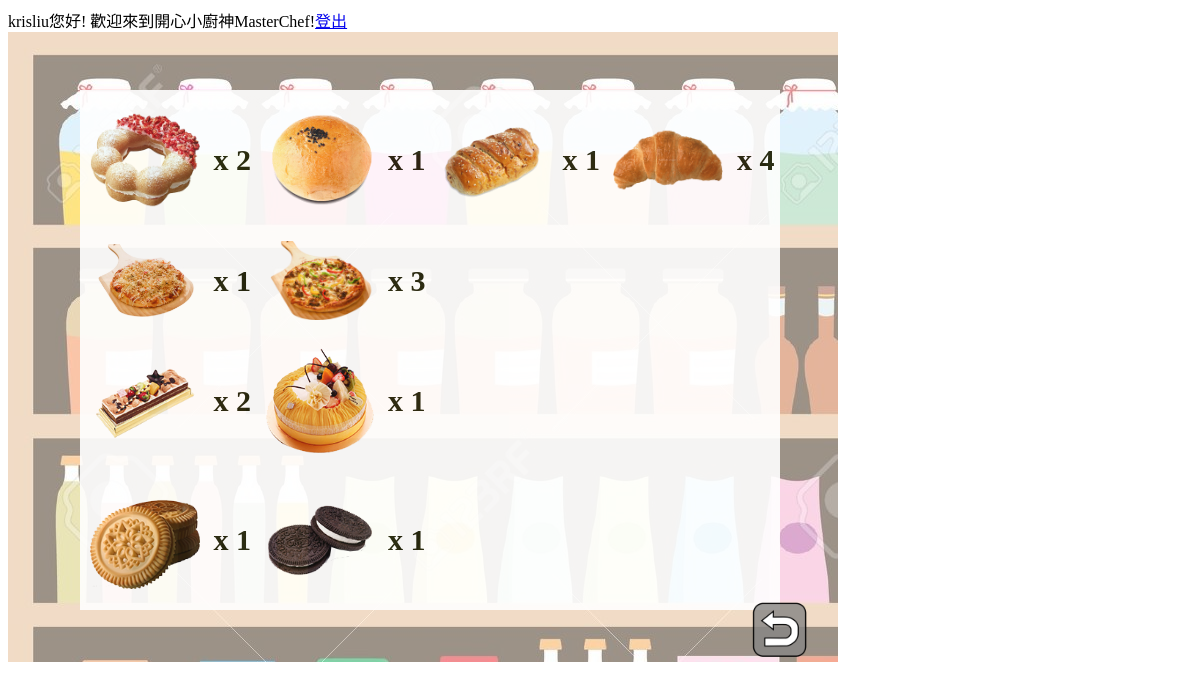
The app's page /masterchef/equipment.php (signed in), older data.
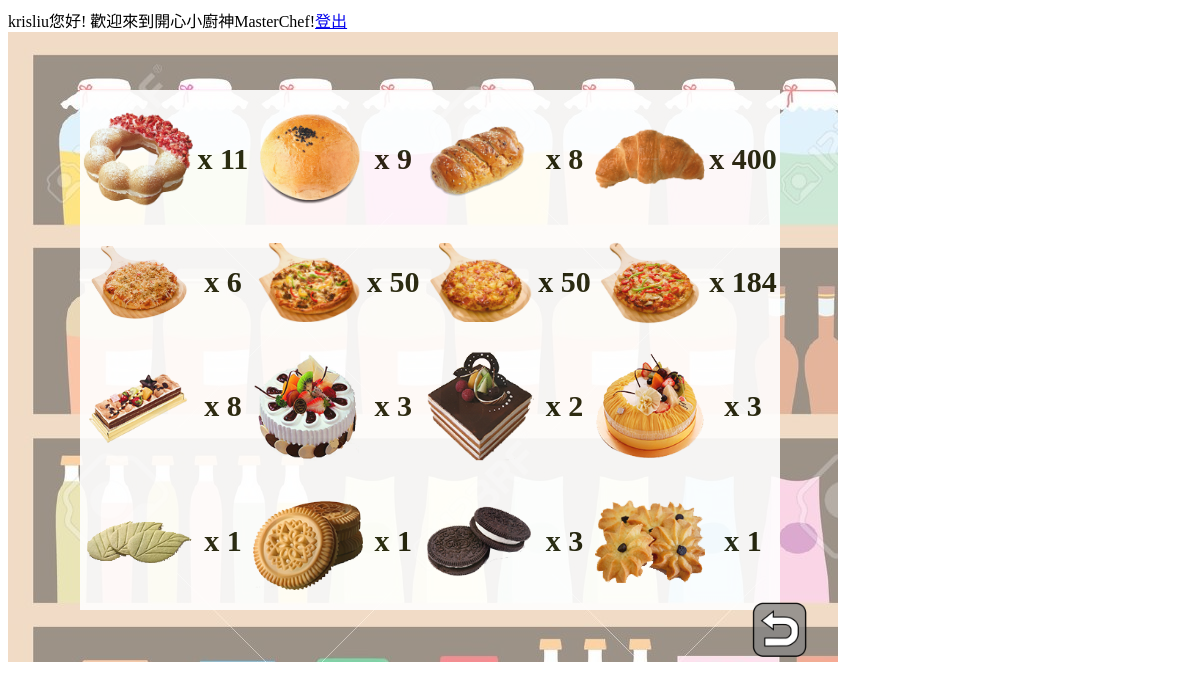
The same page, newer data.
### tables this page shows
CREATE TABLE IF NOT EXISTS `breadoven` (
  `uid` int(11) NOT NULL,
  `user` varchar(11) NOT NULL,
  `name` varchar(20) NOT NULL,
  `amount` int(11) NOT NULL,
  `exp` int(11) NOT NULL,
  `time` int(11) NOT NULL,
  `cash` int(11) NOT NULL,
  `sold` int(11) NOT NULL,
  `status` int(11) NOT NULL
);

CREATE TABLE IF NOT EXISTS `pizzaoven` (
  `uid` int(11) NOT NULL,
  `user` varchar(11) NOT NULL,
  `name` varchar(20) NOT NULL,
  `amount` int(11) NOT NULL,
  `exp` int(11) NOT NULL,
  `time` int(11) NOT NULL,
  `cash` int(11) NOT NULL,
  `sold` int(11) NOT NULL,
  `status` int(11) NOT NULL
);

CREATE TABLE IF NOT EXISTS `cakeoven` (
  `uid` int(11) NOT NULL,
  `user` varchar(11) NOT NULL,
  `name` varchar(20) NOT NULL,
  `amount` int(11) NOT NULL,
  `exp` int(11) NOT NULL,
  `time` int(11) NOT NULL,
  `cash` int(11) NOT NULL,
  `sold` int(11) NOT NULL,
  `status` int(11) NOT NULL
);

CREATE TABLE IF NOT EXISTS `cookieoven` (
  `uid` int(11) NOT NULL,
  `user` varchar(11) NOT NULL,
  `name` varchar(20) NOT NULL,
  `amount` int(11) NOT NULL,
  `exp` int(11) NOT NULL,
  `time` int(11) NOT NULL,
  `cash` int(11) NOT NULL,
  `sold` int(11) NOT NULL,
  `status` int(11) NOT NULL
);

### masterchef/equipment.php (the view, shortened to what this page needs)
<?php
require("config.php");
?>
<head>
</head>
<html>
<body>
<div class="Back" style="z-index:15">
<a href="shop.php"><img src="pics/unnamed.png" id="back" width="60px" height="auto" ></a>
</div>
<div class="bake">
<table class="equipment">
<?php
$sql = "select * from breadoven where amount>0;";
$results=mysqli_query($conn,$sql);
echo "<tr>";
while ($rs=mysqli_fetch_array($results)) {
	$src = $rs['name'];
	echo "<td><img src =\"pics\\{$src}.png\" width=\"110px\"></td>";
	echo "<td>x " , $rs['amount'] ,"</td>" ;
}
echo "</tr>";
echo "<tr>";
$sql2 = "select * from pizzaoven where amount>0;";
$results2=mysqli_query($conn,$sql2);
while ($rs2=mysqli_fetch_array($results2)) {
	$src2 = $rs2['name'];
	echo "<td><img src =\"pics\\{$src2}.png\" width=\"110px\"></td>";
	echo "<td>x " , $rs2['amount'] ,"</td>" ;
}
echo "</tr>";
echo "<tr>";
$sql3 = "select * from cakeoven where amount>0;";
$results3=mysqli_query($conn,$sql3);
while ($rs3=mysqli_fetch_array($results3)) {
	$src3 = $rs3['name'];
	echo "<td><img src =\"pics\\{$src3}.png\" width=\"110px\"></td>";
	echo "<td>x " , $rs3['amount'] ,"</td>" ;
}
echo "</tr>";
echo "<tr>";
$sql4 = "select * from cookieoven where amount>0;";
$results4=mysqli_query($conn,$sql4);
while ($rs4=mysqli_fetch_array($results4)) {
	$src4 = $rs4['name'];
	echo "<td><img src =\"pics\\{$src4}.png\" width=\"110px\"></td>";
	echo "<td>x " , $rs4['amount'] ,"</td>" ;
}
echo "</tr>";
?>
</table>
</div>
</body>
</html>

Row changes from the older to the newer data that the page shows:
changed breadoven (number 1 of 4 on the later page): amount "2" → "11"
changed breadoven (number 2 of 4 on the later page): amount "1" → "9"
changed breadoven (number 3 of 4 on the later page): amount "1" → "8"
changed breadoven (number 4 of 4 on the later page): amount "4" → "400"
changed pizzaoven (number 1 of 4 on the later page): amount "1" → "6"
changed pizzaoven (number 2 of 4 on the later page): amount "3" → "50"
now on this page (row edited): pizzaoven: name (picture), amount "50"
now on this page (row edited): pizzaoven: name (picture), amount "184"
changed cakeoven (number 1 of 4 on the later page): amount "2" → "8"
now on this page (row edited): cakeoven: name (picture), amount "3"
now on this page (row edited): cakeoven: name (picture), amount "2"
changed cakeoven (number 4 of 4 on the later page): amount "1" → "3"
now on this page (row edited): cookieoven: name (picture), amount "1"
changed cookieoven (number 3 of 4 on the later page): amount "1" → "3"
now on this page (row edited): cookieoven: name (picture), amount "1"
